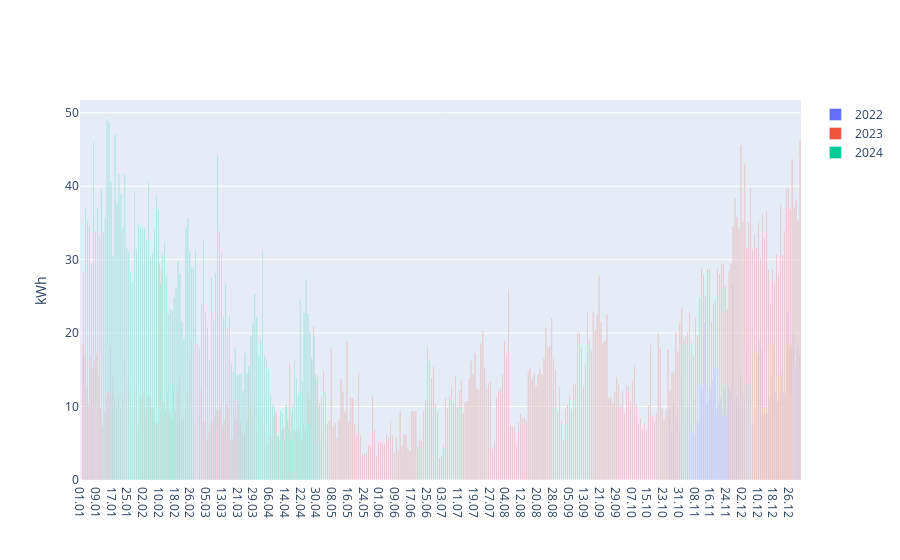

Here is the notebook cell this chart was saved with:
### Markdown cell above
### ...po dnevih

### Code cell
fig = go.Figure()
for i,csv in enumerate(csvs_filled):
    poraba_per_day = csv['PREJETA DELOVNA ENERGIJA ET'] - csv['PREJETA DELOVNA ENERGIJA ET'].shift(1, fill_value=csv['PREJETA DELOVNA ENERGIJA ET'][0]);
    fig.add_traces(go.Bar(name=str(years[i]), x=csv['Datum'].dt.strftime('%d.%m'), y = poraba_per_day))

fig.update_layout(barmode='group')
fig.update_xaxes(categoryorder='array', categoryarray=days_in_year)
fig.update_layout(hovermode='x unified', yaxis=dict(title="kWh"))
fig.show()
